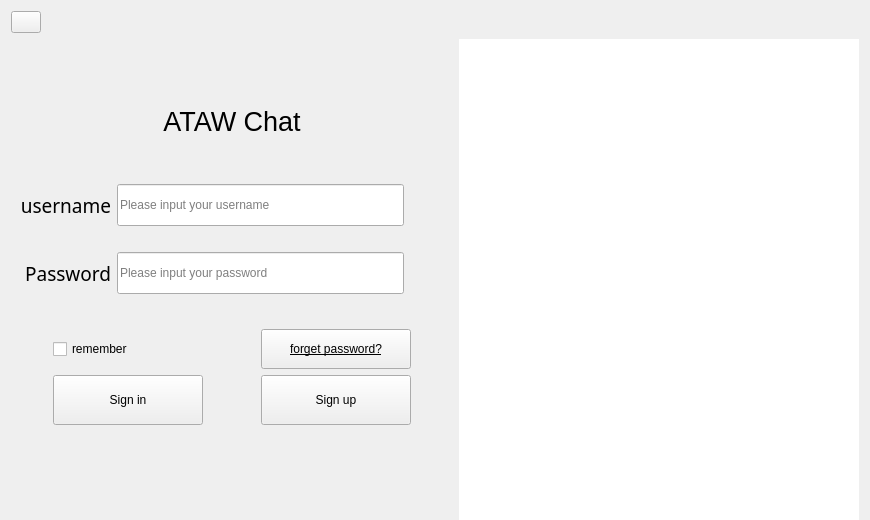
<?xml version="1.0" encoding="UTF-8"?>
<ui version="4.0">
 <class>Page_login</class>
 <widget class="QWidget" name="Page_login">
  <property name="geometry">
   <rect>
    <x>0</x>
    <y>0</y>
    <width>870</width>
    <height>520</height>
   </rect>
  </property>
  <property name="minimumSize">
   <size>
    <width>870</width>
    <height>520</height>
   </size>
  </property>
  <property name="maximumSize">
   <size>
    <width>900</width>
    <height>520</height>
   </size>
  </property>
  <property name="sizeIncrement">
   <size>
    <width>0</width>
    <height>0</height>
   </size>
  </property>
  <property name="windowTitle">
   <string>登录</string>
  </property>
  <property name="windowIcon">
   <iconset resource="res.qrc">
    <normaloff>:/icon</normaloff>:/icon</iconset>
  </property>
  <property name="toolTip">
   <string>这是登录界面</string>
  </property>
  <property name="styleSheet">
   <string notr="true"/>
  </property>
  <layout class="QGridLayout" name="gridLayout">
   <item row="1" column="1" rowspan="9">
    <widget class="QLabel" name="lb_image">
     <property name="minimumSize">
      <size>
       <width>400</width>
       <height>500</height>
      </size>
     </property>
     <property name="maximumSize">
      <size>
       <width>400</width>
       <height>16777215</height>
      </size>
     </property>
     <property name="styleSheet">
      <string notr="true">background-color: rgb(255, 255, 255);</string>
     </property>
     <property name="text">
      <string/>
     </property>
    </widget>
   </item>
   <item row="4" column="0">
    <spacer name="verticalSpacer_5">
     <property name="orientation">
      <enum>Qt::Vertical</enum>
     </property>
     <property name="sizeType">
      <enum>QSizePolicy::Maximum</enum>
     </property>
     <property name="sizeHint" stdset="0">
      <size>
       <width>20</width>
       <height>8</height>
      </size>
     </property>
    </spacer>
   </item>
   <item row="7" column="0">
    <widget class="QWidget" name="widget" native="true">
     <property name="minimumSize">
      <size>
       <width>0</width>
       <height>45</height>
      </size>
     </property>
     <property name="maximumSize">
      <size>
       <width>16777215</width>
       <height>200</height>
      </size>
     </property>
     <layout class="QGridLayout" name="gridLayout_2">
      <property name="topMargin">
       <number>0</number>
      </property>
      <item row="3" column="4">
       <widget class="QPushButton" name="btn_register">
        <property name="minimumSize">
         <size>
          <width>150</width>
          <height>50</height>
         </size>
        </property>
        <property name="maximumSize">
         <size>
          <width>150</width>
          <height>16777215</height>
         </size>
        </property>
        <property name="styleSheet">
         <string notr="true"/>
        </property>
        <property name="text">
         <string>Sign up</string>
        </property>
       </widget>
      </item>
      <item row="3" column="3">
       <spacer name="horizontalSpacer_2">
        <property name="orientation">
         <enum>Qt::Horizontal</enum>
        </property>
        <property name="sizeType">
         <enum>QSizePolicy::Minimum</enum>
        </property>
        <property name="sizeHint" stdset="0">
         <size>
          <width>40</width>
          <height>20</height>
         </size>
        </property>
       </spacer>
      </item>
      <item row="3" column="1">
       <widget class="QPushButton" name="bin_login">
        <property name="minimumSize">
         <size>
          <width>150</width>
          <height>50</height>
         </size>
        </property>
        <property name="maximumSize">
         <size>
          <width>150</width>
          <height>16777215</height>
         </size>
        </property>
        <property name="styleSheet">
         <string notr="true"/>
        </property>
        <property name="text">
         <string>Sign in</string>
        </property>
       </widget>
      </item>
      <item row="1" column="4">
       <widget class="QPushButton" name="btn_forget">
        <property name="minimumSize">
         <size>
          <width>0</width>
          <height>40</height>
         </size>
        </property>
        <property name="maximumSize">
         <size>
          <width>200</width>
          <height>16777215</height>
         </size>
        </property>
        <property name="font">
         <font>
          <underline>true</underline>
         </font>
        </property>
        <property name="layoutDirection">
         <enum>Qt::RightToLeft</enum>
        </property>
        <property name="text">
         <string>forget password?</string>
        </property>
       </widget>
      </item>
      <item row="3" column="5">
       <spacer name="horizontalSpacer_3">
        <property name="orientation">
         <enum>Qt::Horizontal</enum>
        </property>
        <property name="sizeHint" stdset="0">
         <size>
          <width>40</width>
          <height>20</height>
         </size>
        </property>
       </spacer>
      </item>
      <item row="2" column="4">
       <spacer name="verticalSpacer_4">
        <property name="orientation">
         <enum>Qt::Vertical</enum>
        </property>
        <property name="sizeType">
         <enum>QSizePolicy::Maximum</enum>
        </property>
        <property name="sizeHint" stdset="0">
         <size>
          <width>20</width>
          <height>13</height>
         </size>
        </property>
       </spacer>
      </item>
      <item row="4" column="3">
       <spacer name="verticalSpacer">
        <property name="orientation">
         <enum>Qt::Vertical</enum>
        </property>
        <property name="sizeType">
         <enum>QSizePolicy::Maximum</enum>
        </property>
        <property name="sizeHint" stdset="0">
         <size>
          <width>20</width>
          <height>35</height>
         </size>
        </property>
       </spacer>
      </item>
      <item row="1" column="1">
       <widget class="QCheckBox" name="cb_remember">
        <property name="minimumSize">
         <size>
          <width>0</width>
          <height>40</height>
         </size>
        </property>
        <property name="text">
         <string>remember</string>
        </property>
       </widget>
      </item>
      <item row="3" column="0">
       <spacer name="horizontalSpacer_4">
        <property name="orientation">
         <enum>Qt::Horizontal</enum>
        </property>
        <property name="sizeHint" stdset="0">
         <size>
          <width>40</width>
          <height>20</height>
         </size>
        </property>
       </spacer>
      </item>
      <item row="1" column="2" colspan="2">
       <spacer name="horizontalSpacer_5">
        <property name="orientation">
         <enum>Qt::Horizontal</enum>
        </property>
        <property name="sizeHint" stdset="0">
         <size>
          <width>40</width>
          <height>20</height>
         </size>
        </property>
       </spacer>
      </item>
     </layout>
    </widget>
   </item>
   <item row="5" column="0">
    <widget class="QWidget" name="widget_2" native="true">
     <property name="minimumSize">
      <size>
       <width>0</width>
       <height>100</height>
      </size>
     </property>
     <property name="maximumSize">
      <size>
       <width>16777215</width>
       <height>150</height>
      </size>
     </property>
     <layout class="QGridLayout" name="gridLayout_3">
      <property name="bottomMargin">
       <number>0</number>
      </property>
      <item row="0" column="2">
       <spacer name="horizontalSpacer">
        <property name="orientation">
         <enum>Qt::Horizontal</enum>
        </property>
        <property name="sizeType">
         <enum>QSizePolicy::Minimum</enum>
        </property>
        <property name="sizeHint" stdset="0">
         <size>
          <width>40</width>
          <height>20</height>
         </size>
        </property>
       </spacer>
      </item>
      <item row="0" column="1">
       <widget class="QLineEdit" name="le_username">
        <property name="minimumSize">
         <size>
          <width>0</width>
          <height>42</height>
         </size>
        </property>
        <property name="maxLength">
         <number>8</number>
        </property>
        <property name="placeholderText">
         <string>Please input your username</string>
        </property>
       </widget>
      </item>
      <item row="3" column="0">
       <widget class="QLabel" name="lb2">
        <property name="font">
         <font>
          <family>Noto Rashi Hebrew Light</family>
          <pointsize>14</pointsize>
         </font>
        </property>
        <property name="text">
         <string>Password</string>
        </property>
        <property name="alignment">
         <set>Qt::AlignRight|Qt::AlignTrailing|Qt::AlignVCenter</set>
        </property>
       </widget>
      </item>
      <item row="0" column="0">
       <widget class="QLabel" name="lb1">
        <property name="font">
         <font>
          <family>Noto Rashi Hebrew Light</family>
          <pointsize>14</pointsize>
         </font>
        </property>
        <property name="text">
         <string>username</string>
        </property>
        <property name="alignment">
         <set>Qt::AlignRight|Qt::AlignTrailing|Qt::AlignVCenter</set>
        </property>
       </widget>
      </item>
      <item row="3" column="1">
       <widget class="QLineEdit" name="le_password">
        <property name="minimumSize">
         <size>
          <width>0</width>
          <height>42</height>
         </size>
        </property>
        <property name="maxLength">
         <number>8</number>
        </property>
        <property name="echoMode">
         <enum>QLineEdit::Password</enum>
        </property>
        <property name="placeholderText">
         <string>Please input your password</string>
        </property>
       </widget>
      </item>
      <item row="1" column="1">
       <spacer name="verticalSpacer_2">
        <property name="orientation">
         <enum>Qt::Vertical</enum>
        </property>
        <property name="sizeType">
         <enum>QSizePolicy::Maximum</enum>
        </property>
        <property name="sizeHint" stdset="0">
         <size>
          <width>20</width>
          <height>20</height>
         </size>
        </property>
       </spacer>
      </item>
     </layout>
    </widget>
   </item>
   <item row="3" column="0">
    <widget class="QLabel" name="lb_title">
     <property name="minimumSize">
      <size>
       <width>0</width>
       <height>50</height>
      </size>
     </property>
     <property name="maximumSize">
      <size>
       <width>16777215</width>
       <height>140</height>
      </size>
     </property>
     <property name="font">
      <font>
       <pointsize>20</pointsize>
      </font>
     </property>
     <property name="styleSheet">
      <string notr="true"/>
     </property>
     <property name="text">
      <string>ATAW Chat</string>
     </property>
     <property name="alignment">
      <set>Qt::AlignCenter</set>
     </property>
    </widget>
   </item>
   <item row="1" column="0">
    <spacer name="verticalSpacer_3">
     <property name="orientation">
      <enum>Qt::Vertical</enum>
     </property>
     <property name="sizeType">
      <enum>QSizePolicy::Maximum</enum>
     </property>
     <property name="sizeHint" stdset="0">
      <size>
       <width>20</width>
       <height>20</height>
      </size>
     </property>
    </spacer>
   </item>
   <item row="0" column="0">
    <widget class="QPushButton" name="setNetBut">
     <property name="maximumSize">
      <size>
       <width>30</width>
       <height>35</height>
      </size>
     </property>
     <property name="styleSheet">
      <string notr="true">border-image: url(:/网络设置.svg);</string>
     </property>
     <property name="text">
      <string/>
     </property>
    </widget>
   </item>
  </layout>
 </widget>
 <tabstops>
  <tabstop>le_username</tabstop>
  <tabstop>le_password</tabstop>
  <tabstop>btn_register</tabstop>
 </tabstops>
 <resources>
  <include location="res.qrc"/>
 </resources>
 <connections/>
</ui>
